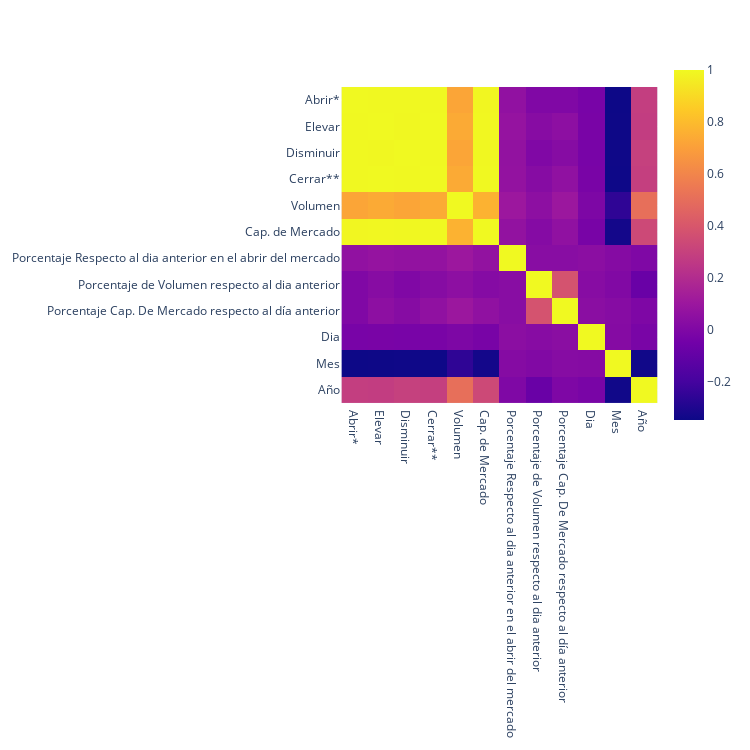

The cell this chart's notebook holds for it:
### Code cell
px.imshow(datos.corr(),  width = 750, height = 750, 
          title = "")

### Figure 1 — Plotly figure (JSON) as saved in the notebook; plotly's stock layout.template omitted (floating-point values rounded to 4 significant figures; data arrays with more than 128 entries replaced by an {"elided": "..."} marker saying what was removed)
{"data": [{"coloraxis": "coloraxis", "hovertemplate": "x: %{x}<br>y: %{y}<br>color: %{z}<extra></extra>", "name": "0", "type": "heatmap", "x": ["Abrir*", "Elevar", "Disminuir", "Cerrar**", "Volumen", "Cap. de Mercado", "Porcentaje Respecto al dia anterior en el abrir del mercado", "Porcentaje de Volumen respecto al dia anterior", "Porcentaje Cap. De Mercado respecto al día anterior", "Dia", "Mes", "Año"], "xaxis": "x", "y": ["Abrir*", "Elevar", "Disminuir", "Cerrar**", "Volumen", "Cap. de Mercado", "Porcentaje Respecto al dia anterior en el abrir del mercado", "Porcentaje de Volumen respecto al dia anterior", "Porcentaje Cap. De Mercado respecto al día anterior", "Dia", "Mes", "Año"], "yaxis": "y", "z": {"elided": "12x12 float values"}}], "layout": {"coloraxis": {"colorscale": [[0, "#0d0887"], [0.1111, "#46039f"], [0.2222, "#7201a8"], [0.3333, "#9c179e"], [0.4444, "#bd3786"], [0.5556, "#d8576b"], [0.6667, "#ed7953"], [0.7778, "#fb9f3a"], [0.8889, "#fdca26"], [1, "#f0f921"]]}, "height": 750, "margin": {"t": 60}, "width": 750, "xaxis": {"anchor": "y", "constrain": "domain", "domain": [0, 1], "scaleanchor": "y"}, "yaxis": {"anchor": "x", "autorange": "reversed", "constrain": "domain", "domain": [0, 1]}}}
